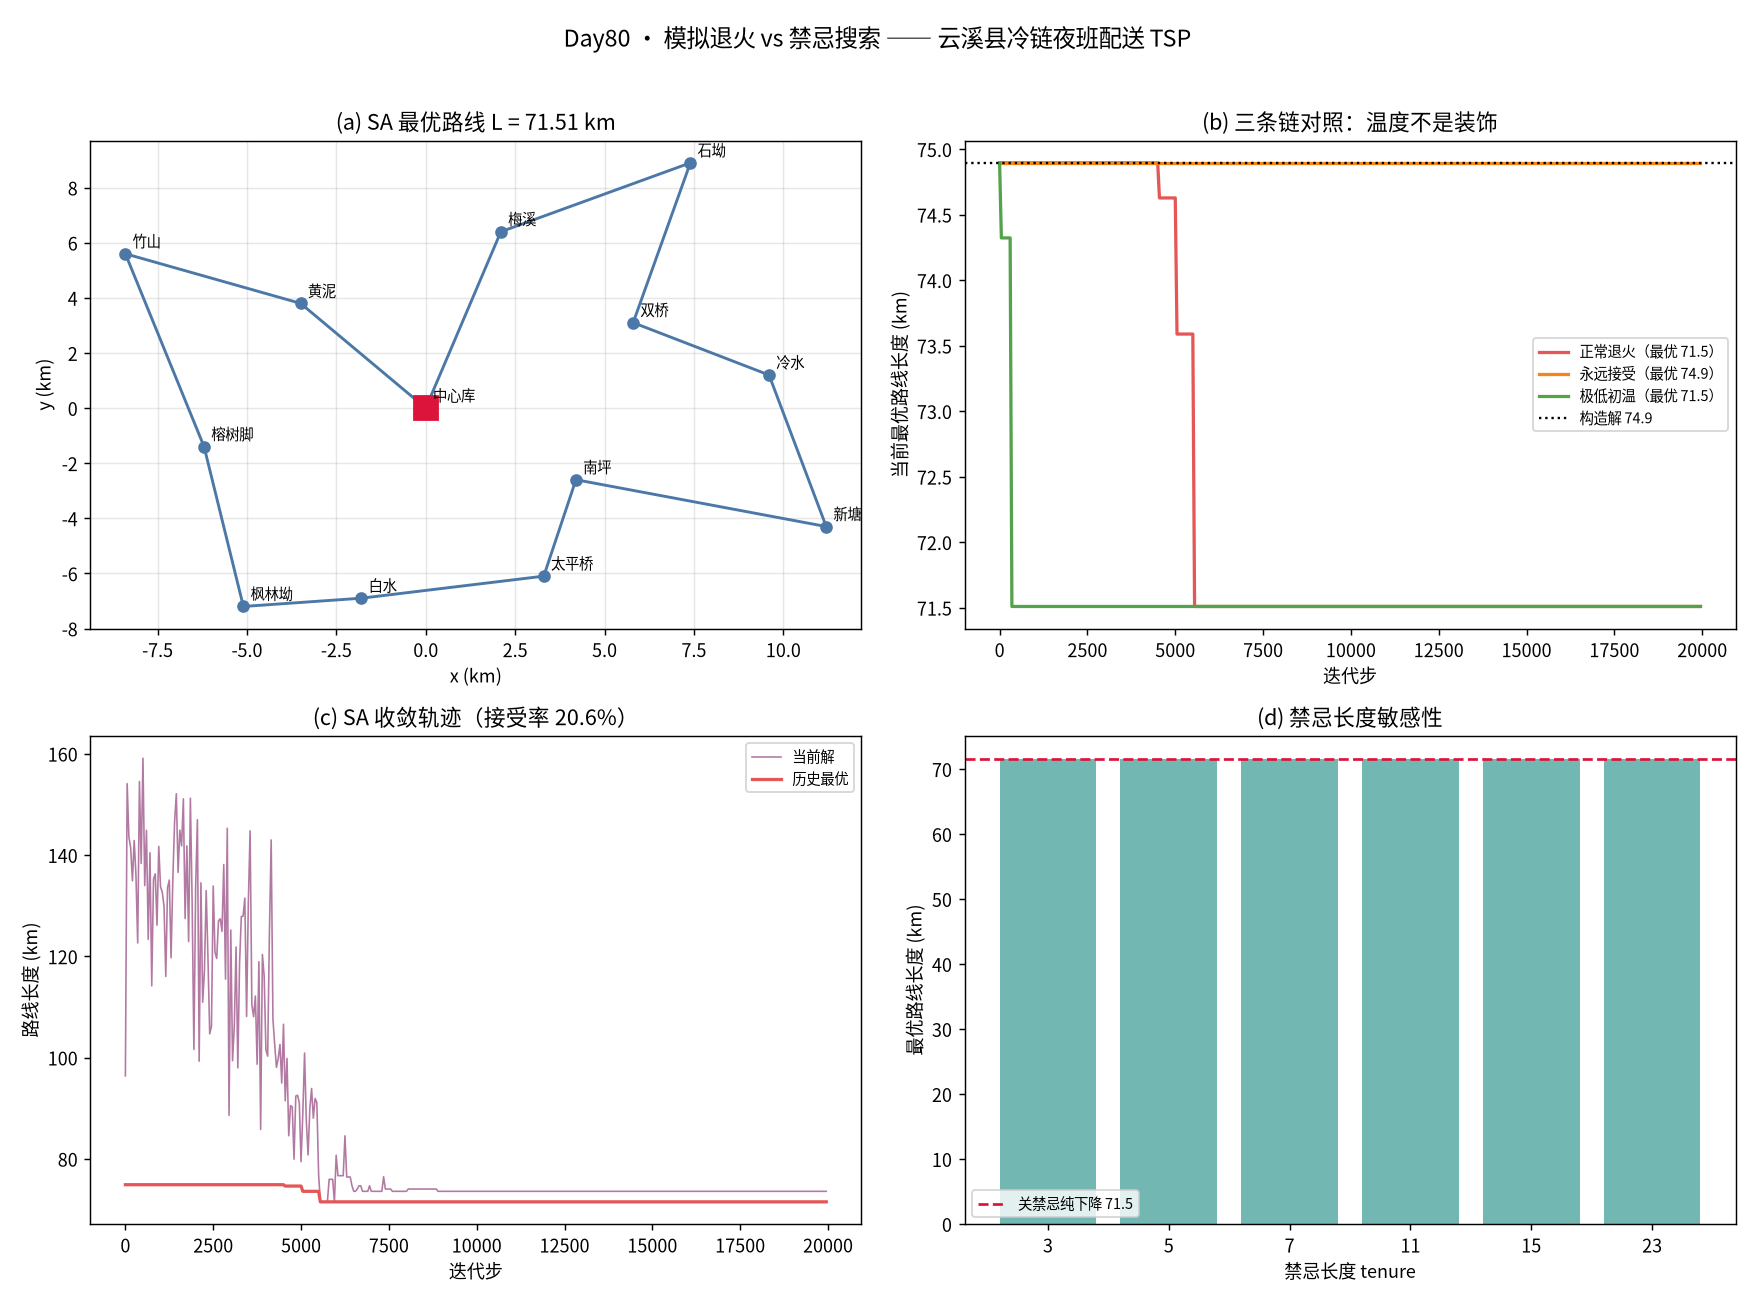

Source code (Python):
# -*- coding: utf-8 -*-
"""
subject: mathematical-modeling
level: L5 算法（元启发式 · 模拟退火 / 禁忌搜索 · 邻域设计 · 接受准则）
anchor: L5 算法主线，接 Day6（GA/SA 求 TSP 入门）、Day21（TSP 精确解对照）、
        Day79（灵敏度分析：方案稳不稳）——本讲正面回答「解稳不稳」
goal: 云溪县 12 个村级冷链自提点的夜班配送 —— 一辆 7 吨车从中心库出发，每晚跑完 12 点回库。
      ① 三种构造法（最近邻 / 最省插入 / 扫描法）谁的开头更好；
      ② 模拟退火的温度到底在起作用还是在装样子（同链长度下与"永远接受"对照）；
      ③ 禁忌搜索的禁忌表到底救了什么（关掉禁忌 = 纯下降会卡在什么程度）；
      ④ 拒绝率诊断：接受率长期接近 1 → 温度太高；长期为 0 → 温度太低。
run: cd /home/ubuntu/Note && ./.venv/bin/python "Mathematical_Modeling/08 - Python/daily/2026-11-18/day80_sa_tabu_vrp.py"
"""

import json
import math
import os
import time

import numpy as np
import matplotlib

matplotlib.use("Agg")
import matplotlib.pyplot as plt
from matplotlib import font_manager

# ---------- 中文字体 ----------
for _f in ["Noto Sans CJK SC", "Noto Sans CJK JP", "WenQuanYi Zen Hei", "WenQuanYi Micro Hei"]:
    if any(_f == f.name for f in font_manager.fontManager.ttflist):
        plt.rcParams["font.sans-serif"] = [_f]
        break
plt.rcParams["axes.unicode_minus"] = False

OUT = os.path.dirname(os.path.abspath(__file__))
T0 = time.time()
SEED = 20261118
NV = None  # 路线长度（不含中心库），主流程里赋值

# ============================================================
# 0. 数据：云溪县 12 个村级冷链自提点（中心库在原点）
#    坐标单位 km；需求单位：筐（每筐 20 kg）
# ============================================================
NAMES = ["中心库", "梅溪", "双桥", "石坳", "南坪", "黄泥", "榕树脚",
         "白水", "太平桥", "冷水", "新塘", "竹山", "枫林坳"]
XY = np.array([
    [0.00, 0.00],   # 中心库
    [2.10, 6.40],   # 梅溪
    [5.80, 3.10],   # 双桥
    [7.40, 8.90],   # 石坳
    [4.20, -2.60],  # 南坪
    [-3.50, 3.80],  # 黄泥
    [-6.20, -1.40], # 榕树脚
    [-1.80, -6.90], # 白水
    [3.30, -6.10],  # 太平桥
    [9.60, 1.20],   # 冷水
    [11.20, -4.30], # 新塘
    [-8.40, 5.60],  # 竹山
    [-5.10, -7.20], # 枫林坳
])
DEMAND = np.array([0, 18, 24, 12, 20, 15, 10, 22, 16, 14, 19, 9, 11], dtype=float)
CAP_KG = 7000.0          # 7 吨车
KG_PER_BASKET = 20.0
CAP = CAP_KG / KG_PER_BASKET   # 350 筐 / 晚
N = len(XY)
D = np.sqrt(((XY[:, None, :] - XY[None, :, :]) ** 2).sum(-1))

# 夜班固定成本（用于把"距离"翻译成"钱"，让结论能对站长说话）
Y_PER_KM = 4.20          # 元/km（燃油+折旧+司机折算）
FIX_PER_RUN = 0.0        # 单车单趟，无固定发车成本


def tour_len(t):
    """闭合路线总长（km）。t 为不含中心库的访问序列（点编号 1..N-1）。"""
    s = 0.0
    prev = 0
    for v in t:
        s += D[prev, v]
        prev = v
    return s + D[prev, 0]


def check_tour(t):
    """路线合法性：恰好访问每个点一次、且不访问中心库。"""
    return sorted(t) == list(range(1, N))


def load_of(t):
    return float(DEMAND[list(t)].sum())


# ============================================================
# 1. 三种构造法：谁的起点更好
# ============================================================
def nn_tour(start):
    """最近邻构造，可指定起点。"""
    t = [start]
    left = set(range(1, N)) - {start}
    while left:
        last = t[-1]
        nxt = min(left, key=lambda v: D[last, v])
        t.append(nxt)
        left.remove(nxt)
    return tuple(t)


def cheapest_insertion():
    """最省插入：从最远点出发，每次插入增量最小的点。"""
    # 起始：离库最远的两个点组成一条链路
    far = max(range(1, N), key=lambda v: D[0, v])
    t = [far]
    while len(t) < N - 1:
        best = None
        for v in range(1, N):
            if v in t:
                continue
            for pos in range(len(t) + 1):
                a = 0 if pos == 0 else t[pos - 1]
                b = 0 if pos == len(t) else t[pos]
                delta = D[a, v] + D[v, b] - D[a, b]
                if best is None or delta < best[0]:
                    best = (delta, v, pos)
        _, v, pos = best
        t.insert(pos, v)
    return tuple(t)


def sweep_tour():
    """扫描法：按极角排序（从离库最远点起，避免库点角度无定义）。"""
    ang = np.arctan2(XY[1:, 1], XY[1:, 0])
    order = np.argsort(ang) + 1
    return tuple(int(v) for v in order)


# ============================================================
# 2. 邻域：2-opt 段反转 + or-opt 单点移动
# ============================================================
def delta_2opt(t, i, j):
    """把 t[i..j] 反转后的距离增量（t 不含中心库，首尾接库）。"""
    n = len(t)
    a = 0 if i == 0 else t[i - 1]
    b = t[i]
    c = t[j]
    d = 0 if j == n - 1 else t[j + 1]
    return D[a, c] + D[b, d] - D[a, b] - D[c, d]


def delta_oropt(t, i, k):
    """把元组下标 i 的点搬到【移除后的位置 k】（0..n-1，k 为插入后落在的槽位）。"""
    n = len(t)
    v = t[i]
    prev = 0 if i == 0 else t[i - 1]
    nxt = 0 if i == n - 1 else t[i + 1]
    remove = D[prev, nxt] - D[prev, v] - D[v, nxt]
    rest = t[:i] + t[i + 1:]
    if k < 0 or k > n - 1:
        return float("inf")
    if k == i:          # 插回原位
        return 0.0
    a = 0 if k == 0 else rest[k - 1]
    b = 0 if k == n - 1 else rest[k]
    add = D[a, v] + D[v, b] - D[a, b]
    return remove + add


def apply_2opt(t, i, j):
    """i/j 为元组下标（与 delta_2opt/apply_oropt 同一口径）。"""
    return t[:i] + t[i:j + 1][::-1] + t[j + 1:]


def apply_oropt(t, i, k):
    """i 为元组下标，k 为移除后的插入槽位（0..n-1）。"""
    v = t[i]
    rest = t[:i] + t[i + 1:]
    return rest[:k] + (v,) + rest[k:]


# ============================================================
# 3. 模拟退火
# ============================================================
def initial_temp(t0, rng, sample=300, p=0.85):
    """经验公式：采样邻域正增量，取使 P(accept)=0.85 的平均正增量。"""
    t = list(t0)
    pos = []
    for _ in range(sample):
        r = rng.random()
        if r < 0.7:
            i = int(rng.integers(0, NV - 1))
            j = int(rng.integers(i + 1, NV))
            dlt = delta_2opt(t, i, j)
        else:
            i = int(rng.integers(0, NV - 1))
            k = int(rng.integers(0, NV))
            dlt = delta_oropt(t, i, k)
        if dlt > 0:
            pos.append(dlt)
    return float(np.mean(pos) / -math.log(p)) if pos else 1.0


def run_sa(t0, iters, seed, always_accept=False, t_start=None, cool=None):
    rng = np.random.default_rng(seed)
    t = tuple(t0)
    cur = tour_len(t)
    best, best_t = cur, t
    temp = initial_temp(t, rng) if t_start is None else t_start
    cool = cool if cool is not None else (1e-4 / temp) ** (1.0 / iters)
    acc = 0
    trace = []
    for it in range(iters):
        r = rng.random()
        if r < 0.7:
            i = int(rng.integers(0, NV - 1))
            j = int(rng.integers(i + 1, NV))
            dlt = delta_2opt(t, i, j)
            cand = apply_2opt(t, i, j)
        else:
            i = int(rng.integers(0, NV - 1))
            k = int(rng.integers(0, NV))
            dlt = delta_oropt(t, i, k)
            cand = apply_oropt(t, i, k)
        if always_accept:
            take = True
        elif dlt <= 0:
            take = True
        else:
            take = rng.random() < math.exp(-dlt / temp)
        if take:
            t, cur = cand, cur + dlt
            acc += 1
            if cur < best - 1e-12:
                best, best_t = cur, t
        temp *= cool
        if it % 50 == 0:
            trace.append((it, cur, best))
    return dict(best=best, tour=best_t, trace=trace, acc_rate=acc / iters,
                final_acc=None)


# ============================================================
# 4. 禁忌搜索（2-opt 段反转 + 点移动，禁忌属性 = 被移动的点）
# ============================================================
def run_tabu(t0, iters, seed, tenure=7, use_tabu=True, cand_count=60):
    rng = np.random.default_rng(seed)
    t = tuple(t0)
    cur = tour_len(t)
    best, best_t = cur, t
    tabu = {}
    trace = []
    for it in range(iters):
        best_move = None
        best_d = np.inf
        for _ in range(cand_count):
            if rng.random() < 0.6:
                i = int(rng.integers(0, NV - 1))
                j = int(rng.integers(i + 1, NV))
                dlt = delta_2opt(t, i, j)
                key = ("2opt", i, j)
                mv = ("2opt", i, j)
            else:
                i = int(rng.integers(0, NV - 1))
                k = int(rng.integers(0, NV))
                dlt = delta_oropt(t, i, k)
                key = ("move", i, None)
                mv = ("move", i, k)
            is_tabu = use_tabu and tabu.get(key, -1) > it
            aspir = (cur + dlt) < best - 1e-12      # 特赦准则
            if is_tabu and not aspir:
                continue
            if dlt < best_d:
                best_d, best_move, best_key = dlt, mv, key
        if best_move is None:
            # 全被禁忌：强制取第一个候选（真实实现必须有这条兜底）
            i = int(rng.integers(0, NV - 1))
            j = int(rng.integers(i + 1, NV))
            best_move, best_key = ("2opt", i, j), ("2opt", i, j)
            best_d = delta_2opt(t, i, j)
        if best_move[0] == "2opt":
            _, i, j = best_move
            t = apply_2opt(t, i, j)
        else:
            _, i, k = best_move
            t = apply_oropt(t, i, k)
        cur = tour_len(t)
        tabu[best_key] = it + tenure
        if cur < best - 1e-12:
            best, best_t = cur, t
        if it % 20 == 0:
            trace.append((it, cur, best))
    return dict(best=best, tour=best_t, trace=trace)


# ============================================================
# 主流程
# ============================================================
print("=" * 78)
print("云溪县 12 个村级冷链自提点夜班配送（单车辆 TSP）")
print("=" * 78)
NV = N - 1
tot_load = load_of(range(1, N))
print(f"  总需求 {tot_load:.0f} 筐 = {tot_load*KG_PER_BASKET:.0f} kg，车容量 {CAP:.0f} 筐 "
      f"({CAP_KG:.0f} kg) → 装满率 {tot_load/CAP*100:.1f}%，**单趟可行**")
print(f"  里程成本 {Y_PER_KM:.2f} 元/km")

# ---------- [1] 构造法 ----------
print("\n[1] 三种构造法：起点差多少")
cands = {}
for s in range(1, N):
    t = nn_tour(s)
    assert check_tour(t), "最近邻路线不合法"
    cands[f"最近邻(起于{NAMES[s]})"] = (tour_len(t), t)
cands["最省插入"] = (tour_len(cheapest_insertion()), cheapest_insertion())
cands["扫描法"] = (tour_len(sweep_tour()), sweep_tour())
for k, (v, t) in sorted(cands.items(), key=lambda kv: kv[1][0]):
    print(f"  {k:20s} L = {v:7.2f} km")
best_cons_name = min(cands, key=lambda k: cands[k][0])
t_cons = cands[best_cons_name][1]
L_cons = cands[best_cons_name][0]
print(f"  → 最好的构造解：{best_cons_name}，L = {L_cons:.2f} km（"
      f"{L_cons*Y_PER_KM:,.1f} 元/晚）")

# ---------- [2] 模拟退火 ----------
print("\n[2] 模拟退火：温度在起作用吗（同样 20,000 步，三条链对照）")
ITERS = 20000
sa = run_sa(t_cons, ITERS, SEED)
aa = run_sa(t_cons, ITERS, SEED, always_accept=True)
# 冷启动：极低初温 = 几乎纯下降
sa_cold = run_sa(t_cons, ITERS, SEED, t_start=1e-6)
print(f"  正常退火        L_best = {sa['best']:7.2f} km  接受率 {sa['acc_rate']*100:5.1f}%")
print(f"  永远接受(纯随机) L_best = {aa['best']:7.2f} km  接受率 {aa['acc_rate']*100:5.1f}%")
print(f"  极低初温(准下降) L_best = {sa_cold['best']:7.2f} km  接受率 {sa_cold['acc_rate']*100:5.1f}%")

# 多随机种子看方差（单次跑赢不算数）
seeds = [1, 2, 3, 4, 5, 6, 7, 8]
mult = [run_sa(t_cons, 8000, 1000 + s)["best"] for s in seeds]
print(f"  8 个种子的 SA(8000 步)：均值 {np.mean(mult):.2f}，标准差 {np.std(mult):.2f}，"
      f"最好 {min(mult):.2f}，最差 {max(mult):.2f}")

# ---------- [3] 禁忌搜索 ----------
print("\n[3] 禁忌搜索：禁忌表到底救了什么（同样 20,000 步）")
tb = run_tabu(t_cons, 3000, SEED, use_tabu=True)
tb_off = run_tabu(t_cons, 3000, SEED, use_tabu=False)
print(f"  有禁忌(tenure=7) L_best = {tb['best']:7.2f} km")
print(f"  关禁忌(纯下降)   L_best = {tb_off['best']:7.2f} km")

# 禁忌长度敏感性
ten_scan = {}
for ten in [3, 5, 7, 11, 15, 23]:
    r = run_tabu(t_cons, 3000, SEED, tenure=ten, use_tabu=True)
    ten_scan[ten] = r["best"]
    print(f"  tenure={ten:2d} → L_best = {r['best']:7.2f} km")

# ---------- [4] 接受率诊断 ----------
print("\n[4] 拒绝率诊断：温度调坏的两种典型症状")
diag = {}
for name, tk in [("过高(初温×50)", None), ("过低(初温×0.01)", None)]:
    base_t = initial_temp(t_cons, np.random.default_rng(0))
    tt = base_t * (50 if "过高" in name else 0.01)
    r = run_sa(t_cons, 4000, SEED, t_start=tt)
    diag[name] = r["acc_rate"]
    print(f"  {name:16s} 接受率 {r['acc_rate']*100:5.1f}%  L_best = {r['best']:7.2f} km")
print("  读法：接受率≈1 → 温度太高在乱走；接受率≈0 → 温度太低等于纯下降；"
      "健康区间大致 10%~40%")

# ---------- [5] 下界估算（1-tree 松弛，给「离最优还有多远」一个锚） ----------
print("\n[5] 下界：最小 1-tree（放弃度数约束的松弛，仅作参考锚点）")


def mst_cost(nodes, exclude_edge=None):
    """Prim 最小生成树。"""
    nodes = list(nodes)
    if len(nodes) < 2:
        return 0.0
    in_tree = {nodes[0]}
    out = set(nodes[1:])
    cost = 0.0
    while out:
        best = None
        for a in in_tree:
            for b in out:
                if exclude_edge and ((a, b) == exclude_edge or (b, a) == exclude_edge):
                    continue
                w = D[a, b]
                if best is None or w < best[0]:
                    best = (w, b)
        cost += best[0]
        in_tree.add(best[1])
        out.remove(best[1])
    return cost


lower_bounds = []
for root in range(N):
    others = [v for v in range(N) if v != root]
    # 选两条以 root 为端点的最短边
    e = sorted(others, key=lambda v: D[root, v])[:2]
    lb = D[root, e[0]] + D[root, e[1]] + mst_cost(others, exclude_edge=(root, e[0]))
    lower_bounds.append(lb)
LB = max(lower_bounds)
print(f"  最紧的 1-tree 下界 LB = {LB:.2f} km")
print(f"  SA 最好解 {sa['best']:.2f} km，gap = {(sa['best']-LB)/LB*100:.2f}%（下界不等于最优，"
      "gap 是「最多还差这么多」）")

# ---------- [6] 方案稳定性（回应 Day79：方案本身会不会换人） ----------
print("\n[6] 稳定性：把 SA 跑 8 次，看最优路线是不是同一个（Day79 的教训：基一变 z 可能只掉一点）")
tours = [run_sa(t_cons, 8000, 2000 + s)["tour"] for s in seeds]
canon = set()
for t in tours:
    # 规范化：正向/反向取字典序小者
    f = tuple(t)
    r = tuple(reversed(t))
    canon.add(min(f, r))
print(f"  8 次跑出 {len(canon)} 条不同的最优路线（长度 {len(tours[0])} 点）")
for i, c in enumerate(canon):
    print(f"    路线 {i+1}: " + " → ".join(NAMES[v] for v in c))

# ============================================================
# 出图
# ============================================================
fig, axes = plt.subplots(2, 2, figsize=(13.5, 10.0))

ax = axes[0, 0]
best_t_sa = sa["tour"]
route = [0] + list(best_t_sa) + [0]
ax.plot(XY[route, 0], XY[route, 1], "-o", lw=1.6, ms=6, color="#4C78A8")
ax.plot(XY[0, 0], XY[0, 1], "s", ms=13, color="crimson")
for v in range(N):
    ax.annotate(NAMES[v], (XY[v, 0], XY[v, 1]), fontsize=8,
                xytext=(4, 4), textcoords="offset points")
ax.set_title(f"(a) SA 最优路线 L = {sa['best']:.2f} km")
ax.set_xlabel("x (km)")
ax.set_ylabel("y (km)")
ax.grid(alpha=0.3)

ax = axes[0, 1]
for name, r, col in [("正常退火", sa, "#E45756"),
                     ("永远接受", aa, "#F58518"),
                     ("极低初温", sa_cold, "#54A24B")]:
    tr = np.array(r["trace"], dtype=float)
    ax.plot(tr[:, 0], tr[:, 2], lw=1.8, label=f"{name}（最优 {r['best']:.1f}）", color=col)
ax.axhline(L_cons, ls=":", lw=1.3, color="black", label=f"构造解 {L_cons:.1f}")
ax.set_xlabel("迭代步")
ax.set_ylabel("当前最优路线长度 (km)")
ax.set_title("(b) 三条链对照：温度不是装饰")
ax.legend(fontsize=8)

ax = axes[1, 0]
tr = np.array(sa["trace"], dtype=float)
ax.plot(tr[:, 0], tr[:, 1], lw=0.9, color="#B279A2", label="当前解")
ax.plot(tr[:, 0], tr[:, 2], lw=1.8, color="#E45756", label="历史最优")
ax.set_xlabel("迭代步")
ax.set_ylabel("路线长度 (km)")
ax.set_title(f"(c) SA 收敛轨迹（接受率 {sa['acc_rate']*100:.1f}%）")
ax.legend(fontsize=8)

ax = axes[1, 1]
ten = sorted(ten_scan)
ax.bar([str(v) for v in ten], [ten_scan[v] for v in ten], color="#72B7B2")
ax.axhline(tb_off["best"], ls="--", color="crimson", lw=1.5,
           label=f"关禁忌纯下降 {tb_off['best']:.1f}")
ax.set_xlabel("禁忌长度 tenure")
ax.set_ylabel("最优路线长度 (km)")
ax.set_title("(d) 禁忌长度敏感性")
ax.legend(fontsize=8)

fig.suptitle("Day80 · 模拟退火 vs 禁忌搜索 —— 云溪县冷链夜班配送 TSP", fontsize=13)
fig.tight_layout(rect=(0, 0, 1, 0.965))
fig.savefig(os.path.join(OUT, "day80_sa_tabu_vrp.png"), dpi=130)

# ============================================================
# 断言（只检验设计公平性，不预设谁该赢）
# ============================================================
assert check_tour(sa["tour"]), "SA 返回的路线不合法"
assert check_tour(tb["tour"]), "禁忌搜索返回的路线不合法"
assert abs(tour_len(sa["tour"]) - sa["best"]) < 1e-9, "SA 声称的最优值与重算不一致"
assert abs(tour_len(tb["tour"]) - tb["best"]) < 1e-9, "禁忌声称的最优值与重算不一致"
assert all(v > 0 for v in mult), "多种子结果出现非正长度"
assert LB <= sa["best"] + 1e-9, "下界超过可行解 → 下界算错了"
print(f"\n断言全部通过；用时 {time.time()-T0:.1f}s")

payload = {
    "N_nodes": N,
    "total_load_baskets": round(tot_load, 1),
    "capacity_baskets": round(CAP, 1),
    "fill_rate": round(tot_load / CAP, 4),
    "construction": {k: round(v[0], 4) for k, v in cands.items()},
    "best_construction": best_cons_name,
    "best_construction_len": round(float(L_cons), 4),
    "sa": {"len": round(sa["best"], 4), "acc_rate": round(sa["acc_rate"], 4),
           "tour": [NAMES[v] for v in sa["tour"]]},
    "always_accept": {"len": round(aa["best"], 4), "acc_rate": round(aa["acc_rate"], 4)},
    "cold_start": {"len": round(sa_cold["best"], 4), "acc_rate": round(sa_cold["acc_rate"], 4)},
    "multi_seed": {"n": len(mult), "mean": round(float(np.mean(mult)), 4),
                   "std": round(float(np.std(mult)), 4),
                   "min": round(float(min(mult)), 4),
                   "max": round(float(max(mult)), 4)},
    "tabu": {"len": round(tb["best"], 4), "tour": [NAMES[v] for v in tb["tour"]]},
    "tabu_off": {"len": round(tb_off["best"], 4)},
    "tenure_scan": {str(k): round(v, 4) for k, v in ten_scan.items()},
    "accept_diag": {k: round(v, 4) for k, v in diag.items()},
    "lower_bound_1tree": round(float(LB), 4),
    "gap_pct": round((sa["best"] - LB) / LB * 100, 4),
    "distinct_optimal_tours": len(canon),
}
with open(os.path.join(OUT, "day80_result.json"), "w", encoding="utf-8") as f:
    json.dump(payload, f, ensure_ascii=False, indent=2)
print("json 已保存")
